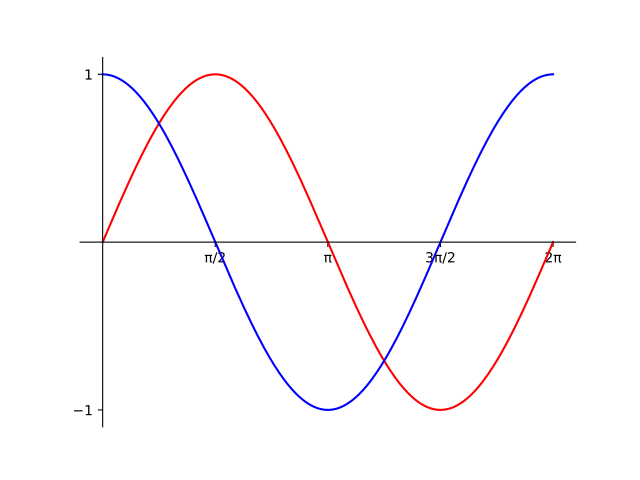

Reproduce this figure in Python.
"""
Author: Georgio Khalil, gkhalil@purdue.edu
Assignment: 10.4 - Sin Cos
Date: 11/20/2022

Description:
    This program uses matplotlib to draw a plot of sine and cosine from 0 to 2π on the same axes.

Contributors:

My contributor(s) helped me:
    [ ] understand the assignment expectations without
        telling me how they will approach it.
    [ ] understand different ways to think about a solution
        without helping me plan my solution.
    [ ] think through the meaning of a specific error or
        bug present in my code without looking at my code.
    Note that if you helped somebody else with their code, you
    have to list that person as a contributor.

Academic Integrity Statement:
    I have not used source code obtained from any unauthorized
    source, either modified or unmodified; nor have I provided
    another student access to my code.  The project I am
    submitting is my own original work.
"""

"""Import additional modules below this line (starting with unit 6)."""
import matplotlib.pyplot as plt
import math

"""Write new functions below this line (starting with unit 4)."""

def main():
    fig, ax = plt.subplots()
    x = range(0,361) #in degrees, easier to work with
    y1=[]
    y2=[]
    for n in x:
        y1.append(math.sin(math.radians(n))) #converting to radians before calculating sine and cosine
        y2.append(math.cos(math.radians(n)))
    
    ax.plot(x,y1,color='r')
    ax.plot(x,y2,color='b')
    ax.set_xticks([90,180,270,360]) #x ticks as required
    ax.set_xticklabels(['$\\pi/2$', '$\\pi$', '$3\\pi/2$', '$2\\pi$']) #x tick labels as required
    ax.set_yticks([-1,1])

    #formatting graph such that x axis passes through y-intercept = 0
    for spine in ['top', 'right']:
        ax.spines[spine].set_visible(False)
    for spine in ['bottom', 'left']:
        ax.spines[spine].set_position('zero')
    plt.show()

"""Do not change anything below this line."""
if __name__ == "__main__":
    main()
